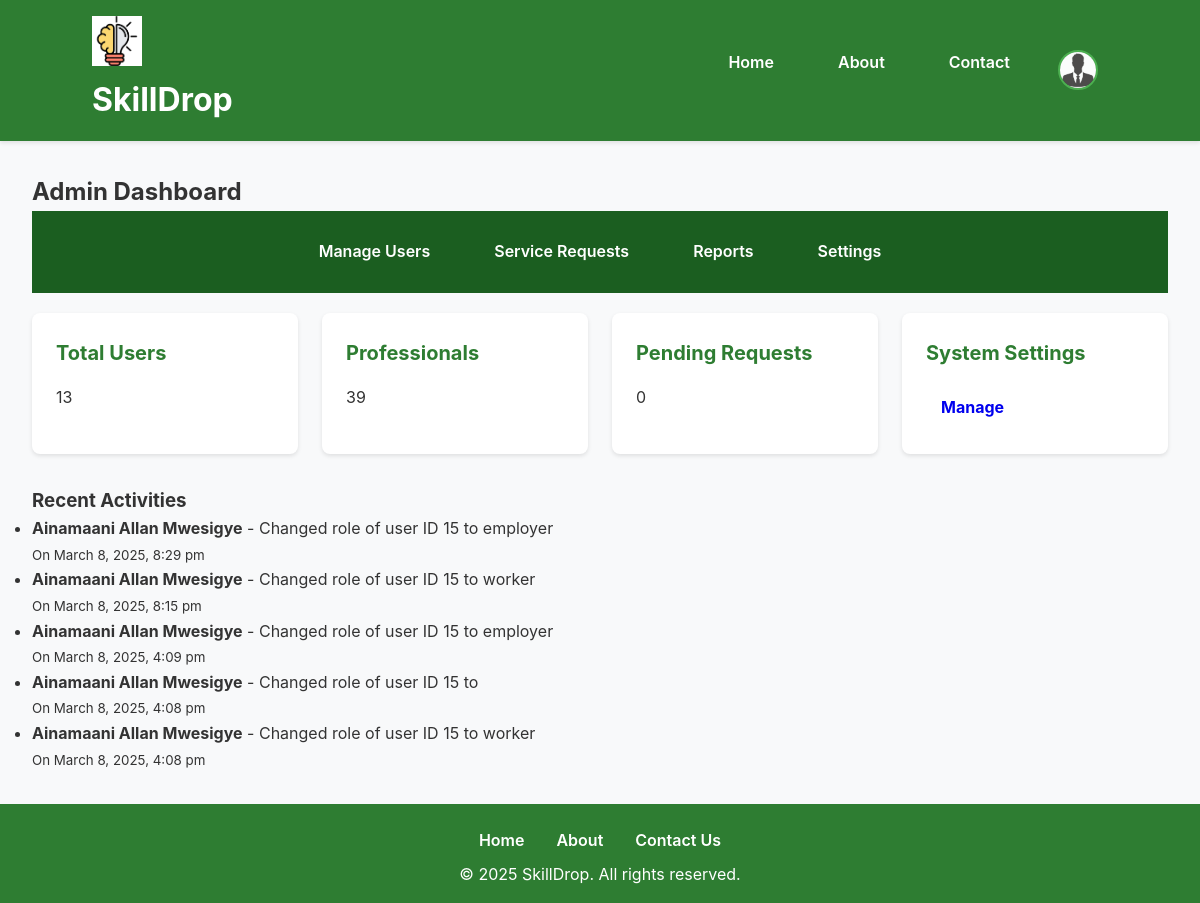
The app's page /admin/dashboard.php (signed in) with its own data.
### tables this page shows
CREATE TABLE `logs` (
  `id` int(11) NOT NULL,
  `user_id` int(11) DEFAULT NULL,
  `action` varchar(255) NOT NULL,
  `description` text DEFAULT NULL,
  `ip_address` varchar(45) DEFAULT '127.0.0.1',
  `user_agent` text NOT NULL,
  `created_at` timestamp NOT NULL DEFAULT current_timestamp()
);

CREATE TABLE `users` (
  `id` int(11) NOT NULL,
  `full_name` varchar(100) NOT NULL,
  `role` varchar(20) NOT NULL,
  `status` varchar(20) NOT NULL DEFAULT 'pending',
  `email` varchar(100) NOT NULL,
  `phone` varchar(15) DEFAULT NULL,
  `password` varchar(255) NOT NULL,
  `location` varchar(255) DEFAULT NULL,
  `profile_image` varchar(225) DEFAULT NULL,
  `created_at` timestamp NOT NULL DEFAULT current_timestamp()
);

### admin/dashboard.php (the view, shortened to what this page needs)
<?php
include '../includes/header.php';
include '../includes/db.php';
$stats_query = "
    SELECT
        (SELECT COUNT(*) FROM users) AS total_users,
        (SELECT COUNT(*) FROM professionals) AS total_professionals,
        (SELECT COUNT(*) FROM service_requests WHERE status = 'pending') AS total_pending_requests
";
$stats_result = $conn->query($stats_query);
$stats = $stats_result->fetch_assoc();
$users_count = $stats['total_users'];
$professionals_count = $stats['total_professionals'];
$pending_requests = $stats['total_pending_requests'];
?>
<main class="main">
    <h2>Admin Dashboard</h2>
    <nav class="nav-links" id="adminlinks">
        <div class="nav-links-container">
            <a href="manage-users.php" class="nav-link">
                <i class="fas fa-users"></i> Manage Users
            </a>
            <a href="manage-requests.php" class="nav-link">
                <i class="fas fa-tasks"></i> Service Requests
            </a>
            <a href="reports.php" class="nav-link">
                <i class="fas fa-chart-line"></i> Reports
            </a>
            <a href="settings.php" class="nav-link">
                <i class="fas fa-cog"></i> Settings
            </a>
        </div>
    </nav>
    <div class="dashboard-grid">
        <div class="dashboard-card">
            <h3 class="card-title"><i class="fas fa-users"></i> Total Users</h3>
            <p><?php echo number_format($users_count); ?></p>
        </div>
        <div class="dashboard-card">
            <h3 class="card-title"><i class="fas fa-briefcase"></i> Professionals</h3>
            <p><?php echo number_format($professionals_count); ?></p>
        </div>
        <div class="dashboard-card">
            <h3 class="card-title"><i class="fas fa-tasks"></i> Pending Requests</h3>
            <p><?php echo number_format($pending_requests); ?></p>
        </div>
        <div class="dashboard-card">
            <h3 class="card-title"><i class="fas fa-cog"></i> System Settings</h3>
            <a href="settings.php" class="button">Manage</a>
        </div>
    </div>
    <section class="recent-activities">
    <h3 class="card-title"><i class="fas fa-bell"></i> Recent Activities</h3>
    <ul>
        <?php
        $logs_query = "
            SELECT logs.description, logs.created_at, logs.user_id, users.full_name AS actor_name
            FROM logs
            LEFT JOIN users ON logs.user_id = users.id
            ORDER BY logs.created_at DESC
            LIMIT 5
        ";
        $activities = $conn->query($logs_query);
        if ($activities->num_rows > 0) {
            while ($activity = $activities->fetch_assoc()) {
                $actor_name = htmlspecialchars($activity['actor_name'] ?? 'Unknown User');
                $description = htmlspecialchars($activity['description']);
                $timestamp = date("F j, Y, g:i a", strtotime($activity['created_at']));
                echo "<li><strong>$actor_name</strong> - $description <br><small>On $timestamp</small></li>";
            }
        } else {
            echo "<li>No recent activity.</li>";
        }
        ?>
    </ul>
</section>
</main>
<?php include '../includes/footer.php'; ?>

### assets/css/main.css (style rules this page uses)
* { margin: 0; padding: 0; box-sizing: border-box; }
:root { --primary: #2E7D32; --primary-dark: #1B5E20; --primary-light: #4CAF50; --secondary: #1976D2; --background: #f8f9fa; --surface: #ffffff; --text: #333333; --text-light: #ffffff; --error: #dc3545; --success: #28a745; --gray-100: #f8f9fa; --gray-200: #e9ecef; --gray-300: #dee2e6; --star-color: #ffc107; --shadow: 0 2px 4px rgba(0, 0, 0, 0.1); --radius: 8px; }
body { font-family: 'Inter', system-ui, -apple-system, sans-serif; line-height: 1.6; color: var(--text); background-color: var(--background); min-height: 100vh; display: flex; flex-direction: column; }
.nav, .nav-list, .nav-links, .nav-links-container { display: flex; gap: 2rem; list-style: none; padding: 0; margin: 0; }
.nav-link, .footer-link { color: var(--text-light); text-decoration: none; font-weight: 600; padding: 0.5rem 1rem; border-radius: var(--radius); transition: color 0.3s ease, background-color 0.3s ease; }
.nav-links-container { display: flex; flex-wrap: nowrap; justify-content: center; align-items: center; gap: 1rem; overflow-x: auto; white-space: nowrap; padding: 0.5rem 0; }
.button { padding: 1rem 1.5rem; text-decoration: none; font-weight: 600; border-radius: var(--radius); display: inline-block; text-align: center; }
.dashboard-grid { display: grid; grid-template-columns: repeat(auto-fit, minmax(300px, 1fr)); gap: 20px; margin-top: 20px; }
.dashboard-card { background: white; padding: 15px; border-radius: 5px; box-shadow: 0 2px 4px rgba(0, 0, 0, 0.1); }
.button { display: inline-block; padding: 8px 15px; text-decoration: none; border-radius: 5px; }

### assets/css/dashboard.css (style rules this page uses)
.main { flex: 1; padding: 2rem; max-width: 1200px; margin: 0 auto; width: 100%; }
.dashboard-grid { display: grid; grid-template-columns: repeat(auto-fit, minmax(300px, 1fr)); gap: 2rem; margin-bottom: 2rem; }
.dashboard-card { background: var(--surface); padding: 1.5rem; border-radius: var(--radius); box-shadow: var(--shadow); }
.dashboard-card h3 { font-size: 1.25rem; margin-bottom: 1rem; color: var(--primary); }
.nav-links { background-color: var(--primary-dark); padding: 0.75rem 0; }
.nav-links-container { display: flex; gap: 2rem; justify-content: center; }
.button { display: inline-block; padding: 0.75rem 1.5rem; border: none; border-radius: var(--radius); font-weight: bold; cursor: pointer; transition: background-color 0.3s ease; text-align: center; }
#adminlinks { display: block; }
.dashboard-grid { display: grid; grid-template-columns: repeat(auto-fit, minmax(250px, 1fr)); gap: 1.5rem; }
.button { display: inline-block; padding: 0.5rem 1rem; border: none; border-radius: var(--radius); font-weight: bold; cursor: pointer; transition: background-color 0.3s ease; text-align: center; }
.button { display: inline-block; padding: 10px 15px; border-radius: 5px; text-decoration: none; font-weight: bold; text-align: center; }

### records on screen
logs: user.full_name "Ainamaani Allan Mwesigye", description "Changed role of user ID 15 to employer", created_at "March 8, 2025, 8:29 pm"
logs: user.full_name "Ainamaani Allan Mwesigye", description "Changed role of user ID 15 to worker", created_at "March 8, 2025, 8:15 pm"
logs: user.full_name "Ainamaani Allan Mwesigye", description "Changed role of user ID 15 to employer", created_at "March 8, 2025, 4:09 pm"
logs: user.full_name "Ainamaani Allan Mwesigye", description "Changed role of user ID 15 to", created_at "March 8, 2025, 4:08 pm"
logs: user.full_name "Ainamaani Allan Mwesigye", description "Changed role of user ID 15 to worker", created_at "March 8, 2025, 4:08 pm"

### other values on screen
$users_count "13"
$professionals_count "39"
$pending_requests "0"
